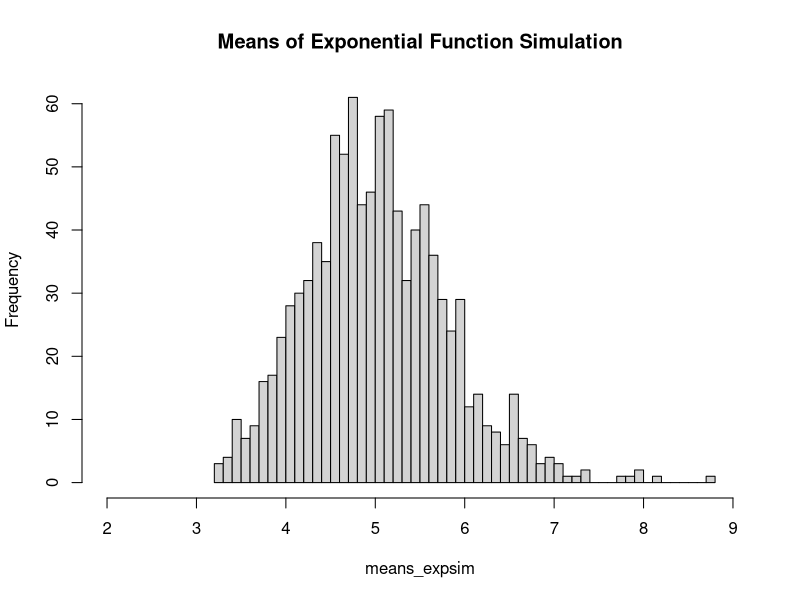
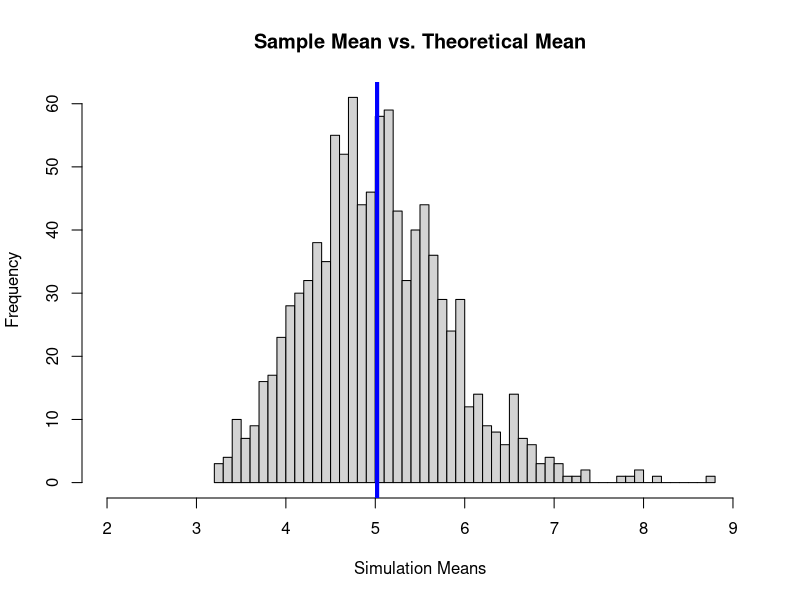
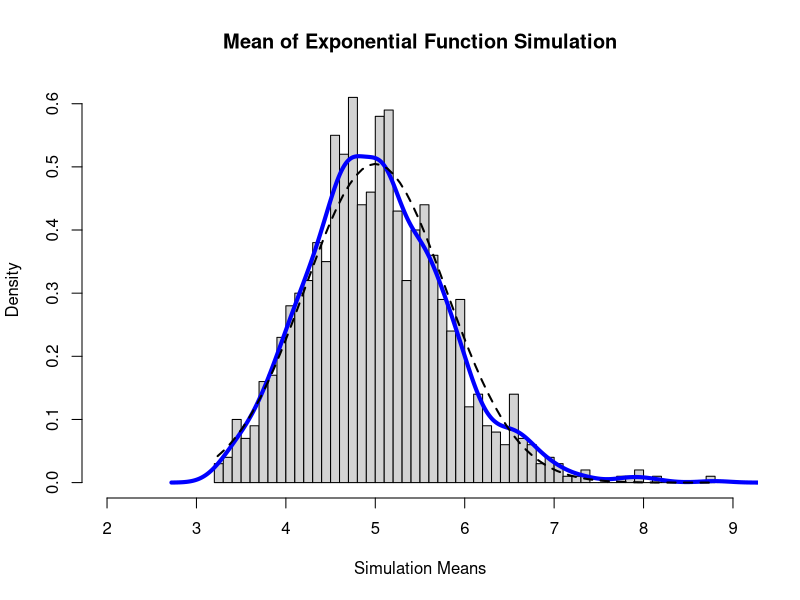

Source code (R) for these figures, in order:
## ---- chunk 1
knitr::opts_chunk$set(echo = TRUE)
## ---- chunk 2
# setting seed for reproducibility
set.seed(2018)

# set values as per project instructions
lambda <- 0.2

# number of exponentials
n <- 40

# number of simulations
sims <- 1000

# run simulations
running_sim <- replicate(sims, rexp(n,lambda))

#calculate means of exponential simulations
means_expsim <- apply(running_sim,2, mean)

#Plot means histogram
hist(means_expsim, breaks = 40, xlim = c(2,9), main = "Means of Exponential Function Simulation")
## ---- chunk 3
# plot histogram of the sample means
hist(means_expsim, main = "Sample Mean vs. Theoretical Mean", xlim =  c(2,9), breaks = 40, xlab = "Simulation Means")

# plot vertical blue line at mean of samples
abline(v = mean(means_expsim), lwd = "4", col = "blue")
## ---- chunk 4
# calculate the mean of our samples
mean(means_expsim)
## ---- chunk 5
# theoretical variance vs. simulated variance
print(paste ("Theoretical variance is: ", round( (1/lambda)^2/n, 3)))
print(paste("Actual variance is: ", round( var(means_expsim),3)))
## ---- chunk 6
# Histogram with distribution curve included
hist(means_expsim, prob=TRUE, main = "Mean of Exponential Function Simulation", breaks = 40, xlim = c(2,9), xlab = "Simulation Means")
lines(density(means_expsim), lwd=4, col="blue")

# Normal distribution line
x <- seq(min(means_expsim), max(means_expsim), length = 2*n)
y <- dnorm(x, mean = 1/lambda, sd = sqrt(((1/lambda)/sqrt(n))^2))
lines(x,y, pch = 20, lwd = 2, lty = 2)
